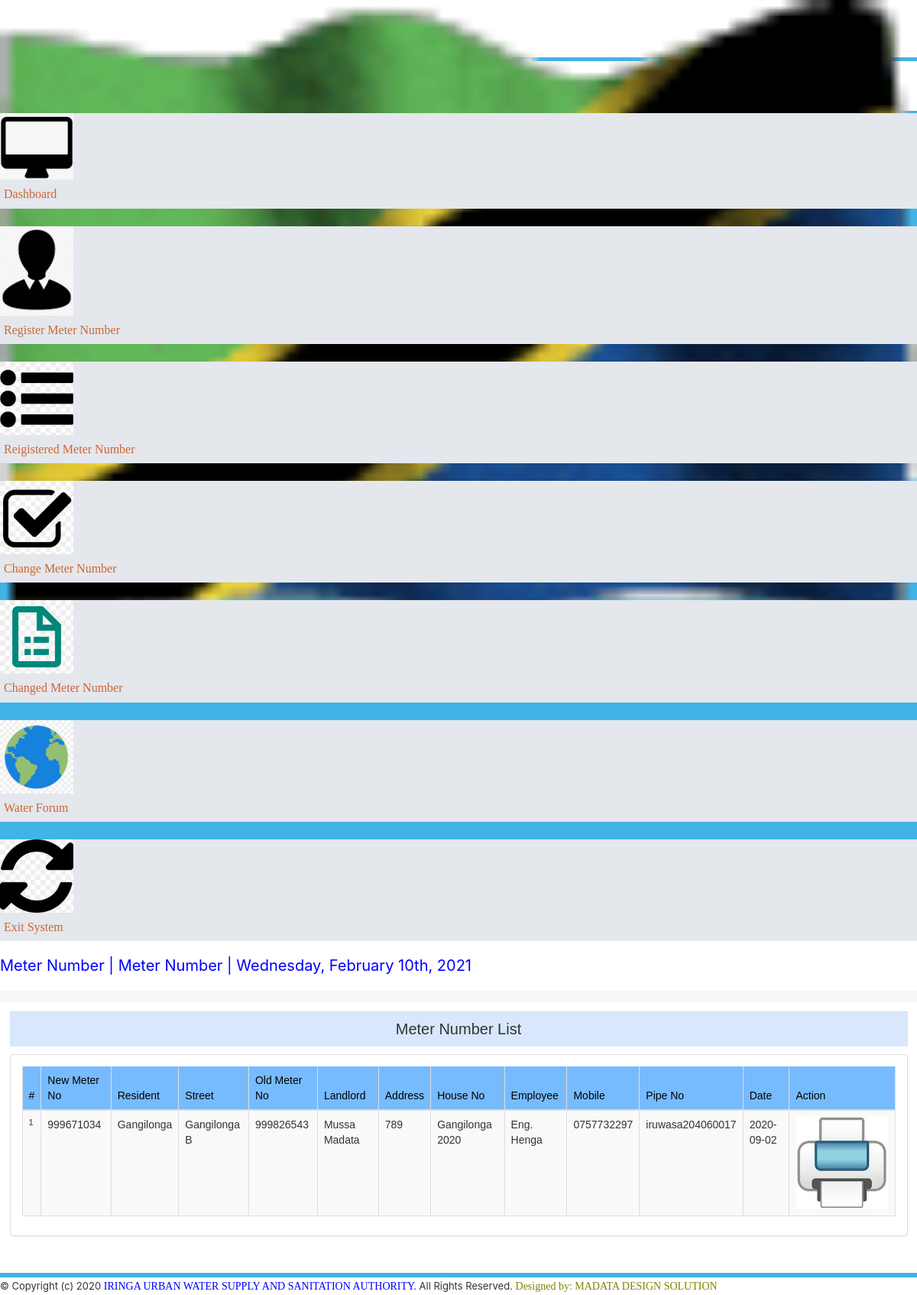
Screenshot of /meter/new_meter_detail.php (signed in) with the database file from the repository.
### tables this page shows
CREATE TABLE `newmeter` (
  `id` int(11) UNSIGNED NOT NULL,
  `NewMeter` varchar(40) DEFAULT NULL,
  `Resident` varchar(40) DEFAULT NULL,
  `Street` varchar(40) DEFAULT NULL,
  `OMeter` varchar(40) DEFAULT NULL,
  `Landlord` varchar(40) DEFAULT NULL,
  `Address` varchar(40) DEFAULT NULL,
  `HNumber` varchar(40) DEFAULT NULL,
  `Employee` varchar(40) DEFAULT NULL,
  `Email` varchar(40) DEFAULT NULL,
  `Mobile` varchar(40) DEFAULT NULL,
  `PNumber` varchar(40) DEFAULT NULL,
  `Installation` varchar(40) DEFAULT NULL,
  `Date` varchar(40) DEFAULT NULL,
  `Reason` varchar(40) DEFAULT NULL
);

### meter/new_meter_detail.php (the view, shortened to what this page needs)
<?php
include('includes/dbconnection.php');
if(strlen($_SESSION['login'])==0)
{
header('location:index.php');
}
else {
?>
<!doctype html>
<html lang="en">
<head>
<head>
<link rel="stylesheet" href="css/style.css"type="text/css">
<link href="css/main-css.css"rel="stylesheet">
<link href="css/style.min.css" rel="stylesheet">
<link rel="stylesheet" href="css/util-css.css"type="text/css">
<link href="css/bootstrap.css"rel="stylesheet">
<link rel="stylesheet" href="css/style_main.css"type="text/css">
<link rel="stylesheet" href="css/global.css"type="text/css">
<link rel="stylesheet" href="css/table.css"type="text/css">
<link rel="stylesheet" href="css/main-min.css"type="text/css">
<link href="css/font-awesome.min.css"rel="stylesheet"type="text/css">
<link href="css/dataTable.bootstrap.css"rel="stylesheet">
<link href="css/min.css"rel="stylesheet" />
<link href="assets/css/bootstrap.css" rel="stylesheet" />
    <link href="assets/css/font-awesome.css" rel="stylesheet" />
    <link href="assets/css/custom-styles.css" rel="stylesheet" />
    <link href="assets/js/dataTables/dataTables.bootstrap.css" rel="stylesheet" />
<link rel="stylesheet" type="text/css" href="css/dataTables.bootstrap4"/>
<link href="css/main.css" rel="stylesheet">
<link href="css/select.min.css"rel="stylesheet">
<link rel="stylesheet" href="css/jquery-ui.css">
<head>
</head>
</head>
<body id="style-6">
<div class="app-container app-theme-white body-tabs-shadow fixed-sidebar fixed-header">
<div class="app-header header-shadow header_banner" style=" height: 80px;">
<div class="app-header__logo">
<div class="">
</div>
<div class="header__pane ml-auto">
<div>
</div>
</div>
</div>
<div class="app-header__mobile-menu">
<div>
</div>
</div>
<div class="app-header__menu">
<span>
</span>
</div>
<div class="app-header__content">
<div class="app-header-left" style="width: 100%; text-align: center;display: block;">
<h3 style="padding-bottom: 0px; margin-bottom: 0px; font-size:22px;color:blue;">IRINGA URBAN WATER SUPPLY AND SANITATION AUTHORITY</h3>
<span style="color:olive; font-size:16px;">Water Management Information System</span>
</div>
<div class="app-header-right">
<div class="header-btn-lg pr-0">
<div class="widget-content p-0">
<div class="widget-content-wrapper">
<div class="widget-content-left">
<div class="btn-group">
<a aria-expanded="false"><img src="img/2.png" class="rounded-circle" width="60"></a>
</div>
</div>
</div>
</div>
</div>
</div></div>
</div>
<div class="app-main" id="style-6"><div class="app-sidebar sidebar-shadow">
<div class="app-header__logo">
<div class="header__pane ml-auto">
<div>
</div>
</div>
</div>
<div class="app-header__mobile-menu">
<div>
</div>
</div>
<div class="app-header__menu"><span>
</span>
</div>
<div class="scrollbar-sidebar"style="background: #42B3E5;">
<div class="app-sidebar__inner">
<ul class="vertical-nav-menu">
<li style="margin-top: 25px;" >
<a href="dashboard.php" class="card" style="background-color: #E4E7EC">
<img src="fonts/29.png" width="8%">
<span style="font-size:16px;padding:5px;">Dashboard</span>
</a>
</li>
<li style="margin-top: 5px;font-size: 12px;">
<a href="register_meter.php" class="card" style="background-color: #E4E7EC">
<img src="fonts/22.png" width="8%">
<span style="font-size:16px;padding:5px;">Register Meter Number &nbsp;<span style="float: right"></span>
</a>
</li>
<li style="margin-top: 5px; font-size: 12px;">
<a href="meter_detail.php" class="card " style="background-color: #E4E7EC">
<img src="fonts/6.jpg" width="8%">
</i><span style="font-size:16px;padding:5px;">Reigistered Meter Number<span style="float: right"></span>
</a>
</li>
<li style="margin-top: 5px; font-size: 12px;">
<a href="change_meter.php" class="card" style="background-color: #E4E7EC">
<img src="fonts/2.jpg" width="8%">
<span style="font-size:16px;padding:5px;">Change Meter Number &nbsp;<span style="float: right"></span>
</a>
</li>
<li style="margin-top: 5px; font-size: 12px;">
<a href="new_meter_detail.php" class="card" style="background-color: #E4E7EC">
<img src="fonts/10.jpg" width="8%">
<span style="font-size:16px;padding:5px;">Changed Meter Number &nbsp;<span style="float: right"></span>
</a>
</li>
<li style="margin-top: 5px;font-size: 12px;">
<a href="forum.php" class="card" style="background-color: #E4E7EC">
<img src="fonts/28.jpg" width="8%">
<span style="font-size:16px;padding:5px;">Water Forum &nbsp;<span style="float: right"></span>
</a>
</li>
<li style="margin-top: 5px;font-size: 12px;">
<a href="index.php" class="card" style="background-color: #E4E7EC">
<img src="fonts/11.jpg" width="8%">
<span style="font-size:16px;padding:5px;">Exit  System &nbsp;<span style="float: right"></span>
</a></li></ul></div>
</div>
</div>
<div class="app-main__outer">
<div class="app-main__inner">
<div class="main-content">
<div class="app-page-title">
<div class="page-title-wrapper">
<div class="page-title-heading">
<div>
<div class="page-title-subheading">
<h5 style="font-size:20px; color:blue;">Meter Number | Meter Number |
<?php
$date = new DateTime();
echo $date->format('l, F jS, Y');
?></h5>
</div>
</div>
</div>
</div>
</div>
<div class="mb-3 card card-shadow-info">
<div class="card-header">
</div>
<div class="card-body">
<div class="tab-content">
<div class="tab-pane active" role="tabpanel">
<table class="table">
<tr class="form4">
<td colspan="3"align="center"style="font-size:20px;">Meter Number List</td>
</tr>
</table>
<div class="row">
<div class="col-md-12">
<div class="panel panel-default">
<div class="panel-body">
<div class="table-responsive">
<table class="table table-striped table-bordered table-hover" id="dataTables-example">
<thead>
<tr>
<th>#</th>
<th>New Meter No</th>
<th>Resident</th>
<th>Street</th>
<th>Old Meter No</th>
<th>Landlord</th>
<th>Address</th>
<th>House No</th>
<th>Employee</th>
<th>Mobile</th>
<th>Pipe No</th>
<th>Date</th>
<th>Action</th>
</tr>
</thead>
<tbody>
<?php
$ret=mysqli_query($con,"select *from  newmeter");
$cnt=1;
while ($row=mysqli_fetch_array($ret)) {
?>
<tr><td><?php echo $cnt;?></td>
<td style="font-size: 14px;"><?php  echo $row['NewMeter'];?></td>
<td style="font-size: 14px;"><?php  echo $row['Resident'];?></td>
<td style="font-size: 14px;"><?php  echo $row['Street'];?></td>
<td style="font-size: 14px;"><?php  echo $row['OMeter'];?></td>
<td style="font-size: 14px;"><?php  echo $row['Landlord'];?></td>
<td style="font-size: 14px;"><?php  echo $row['Address'];?></td>
<td style="font-size: 14px;"><?php  echo $row['HNumber'];?></td>
<td style="font-size: 14px;"><?php  echo $row['Employee'];?></td>
<td style="font-size: 14px;"><?php  echo $row['Mobile'];?></td>
<td style="font-size: 14px;"><?php  echo $row['PNumber'];?></td>
<td style="font-size: 14px;"><?php  echo $row['Date'];?></td>
<td style="font-size: 14px;"><a href="new_meter_print.php?printid=<?php echo $row['id'];?>" style="font-size: 14px;"><img src="img/6.jpg" height="40%"></a></td>
</tr>
<?php
$cnt=$cnt+1;
}?>
</tbody>
</table></div></div></div></div></div>
</div>
</div>
</div>
</div>
</div></div>
<div class="app-wrapper-footer" style="border-top: 6px solid #42B3E5; margin-top: 15px;">
<div class="app-footer">
<div class="app-footer__inner">
<div class="app-footer-left"style="font-size:13px;">
© Copyright (c) 2020 <a href=""style="color:blue;">IRINGA URBAN WATER SUPPLY AND SANITATION AUTHORITY.</a> All Rights Reserved. <a href=""style="color:olive;"> Designed by: MADATA DESIGN SOLUTION</a>
</div>
</div>
</div>
</div>
</div>
</body>
</html>
<?php } ?>

### meter/css/main-css.css (style rules this page uses)
* { margin: 0px; padding: 0px; box-sizing: border-box; }
body, html { height: 100%; font-family: Poppins-Regular, sans-serif; }
a { font-family: Poppins-Regular; font-size: 14px; line-height: 1.7; color: #666666; margin: 0px; transition: all 0.4s; -webkit-transition: all 0.4s; -o-transition: all 0.4s; -moz-transition: all 0.4s; }
h1,h2,h3,h4,h5,h6 { margin: 0px; }
ul, li { margin: 0px; list-style-type: none; }

### meter/css/global.css (style rules this page uses)
html body { color:#333333 }
html>body { color:#333333 }
a:link { color: #CC6633; }
ul { list-style: none; }
ul li { padding-top:3px; }
H3 { font-family: Verdana, Arial, Helvetica, sans-serif; font-size: 16px; font-weight: normal; color: #000000; margin-bottom: 5px; margin-left: 5px; }
TH { font-family: Verdana, Arial, Helvetica, sans-serif; font-size: 14px; font-weight: bold; color: #000000; background-color: #77BBFF; }

### meter/assets/css/custom-styles.css (style rules this page uses)
body { font-family: 'Open Sans', sans-serif; }
h1, .h1, h2, .h2, h3, .h3 { margin-top: 7px; margin-bottom: -5px; }

### meter/new_meter_detail.php (style rules this page uses)
.app-footer-left { display: block !important; }
.header_banner { border-bottom: 5px solid #42B3E5; position: relative; }
.app-page-title { padding: 8px 30px 8px 30px; margin: -8px -30px 8px; position: relative; }
.form4 { background-color: rgba(128, 179, 246, 0.31); }
td { font-family: Verdana, Arial, Helvetica, sans-serif;font-size: 11px;vertical-align: top;cursor: default; }
a:link { color: #CC6633; }

### rows the page displays
newmeter: NewMeter "999671034", Resident "Gangilonga", Street "Gangilonga B", OMeter "999826543", Landlord "Mussa Madata", Address "789", HNumber "Gangilonga 2020", Employee "Eng. Henga", Mobile "0757732297", PNumber "iruwasa204060017", Date "2020-09-02"
